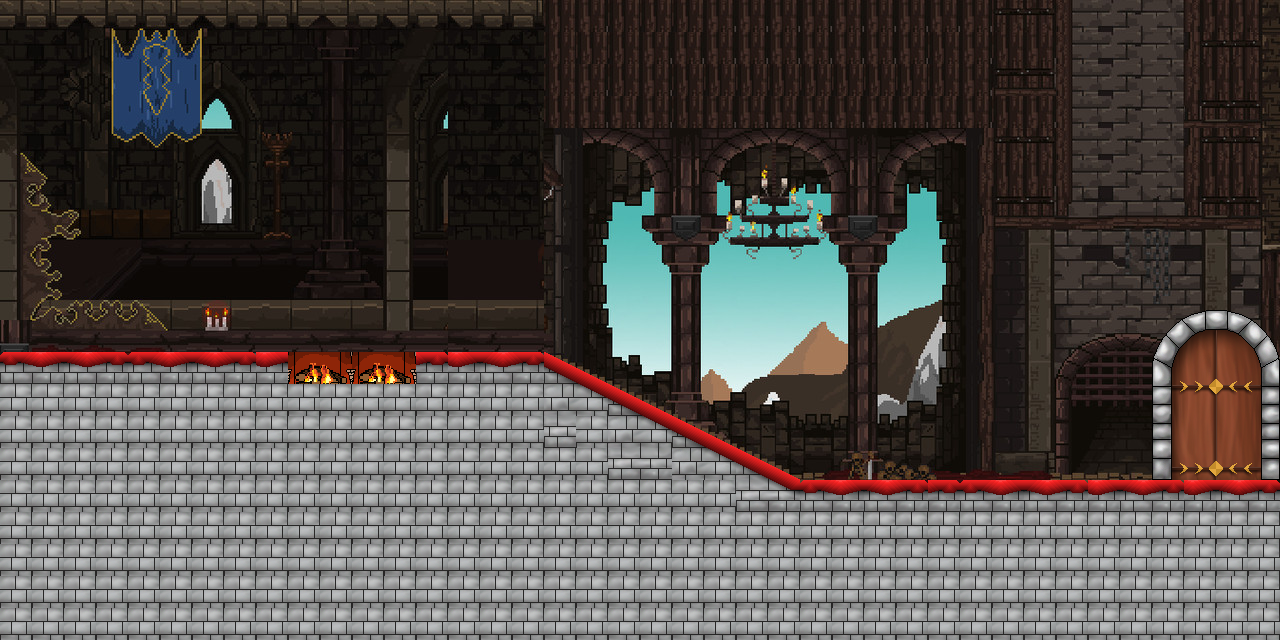

This game map was drawn from its Tiled (.tmx) file and the tilesets committed beside it. A one-line description and the trimmed map source follow:
An orthogonal 40x20 tile map with 32x32 px tiles, 4 tile layers (map, gravity, win, fire), 3 tilesets and 2 objects (PlayerShowUpPoint, PlayeEndUpPoint).

<map version="1.9" tiledversion="1.9.2" orientation="orthogonal" renderorder="right-down" width="40" height="20" tilewidth="32" tileheight="32" infinite="0" nextlayerid="8" nextobjectid="8">
 <tileset firstgid="1" source="tile1.tsx" />
 <tileset firstgid="313" source="tile2.tsx" />
 <tileset firstgid="625" source="tile3.tsx" />
 <layer id="1" name="map" width="40" height="20">
  <data>[800 cells, 800 non-empty, 498 distinct tile ids]</data>
 </layer>
 <objectgroup id="4" name="Object-player">
  <object id="6" name="PlayerShowUpPoint" x="8.27876" y="283.548" width="64" height="64" />
  <object id="7" name="PlayeEndUpPoint" x="1196.28" y="411.868" width="64" height="64" />
 </objectgroup>
 <layer id="2" name="gravity" width="40" height="20">
  <data>[800 cells, 294 non-empty, 17 distinct tile ids]</data>
 </layer>
 <layer id="3" name="win" width="40" height="20">
  <data>[800 cells, 24 non-empty, 24 distinct tile ids]</data>
 </layer>
 <layer id="7" name="fire" width="40" height="20">
  <data>[800 cells, 4 non-empty, 2 distinct tile ids]</data>
 </layer>
</map>
